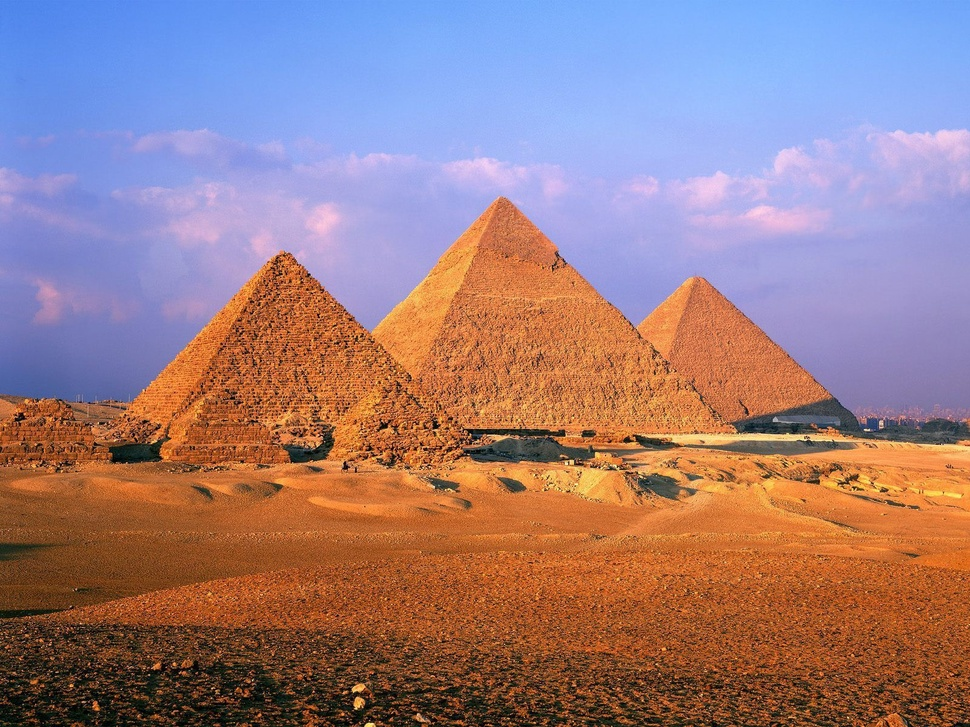
#> input picture images/Pyramids1.jpg, 970 x 727 px, shrunk from 1600 x 1200 before the run
$ python regionGrowing_test.py   (Python 2 division)
#> lines starting #> are read from the running program, lines starting #| are printed output that depends on the picture; after the words box and inside, x2 and y2 are one past the last pixel; in counts of white or black regions, pixels touching at a corner belong together
import cv2
import numpy as np
# just for test
# [70 lines left out: functions get8n, region_growing, on_mouse, not called in this run]

clicks = []
image = cv2.imread('images/Pyramids1.jpg', 0)
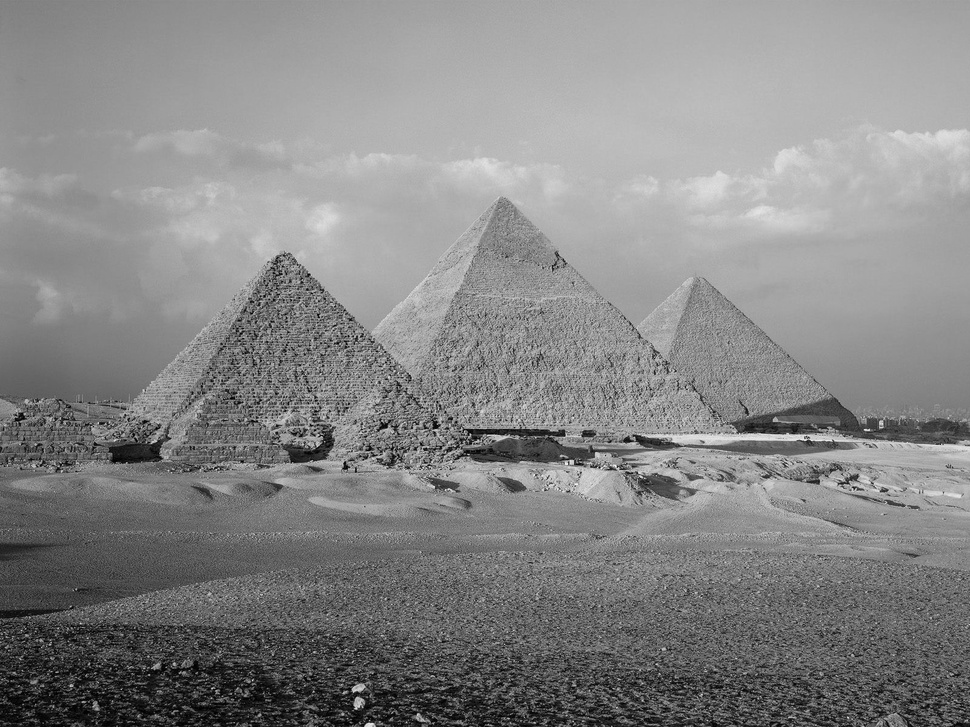
#> image: shape (727, 970); min 0, max 249, mean 134.4
ret, img = cv2.threshold(image, 150, 255, cv2.THRESH_BINARY)
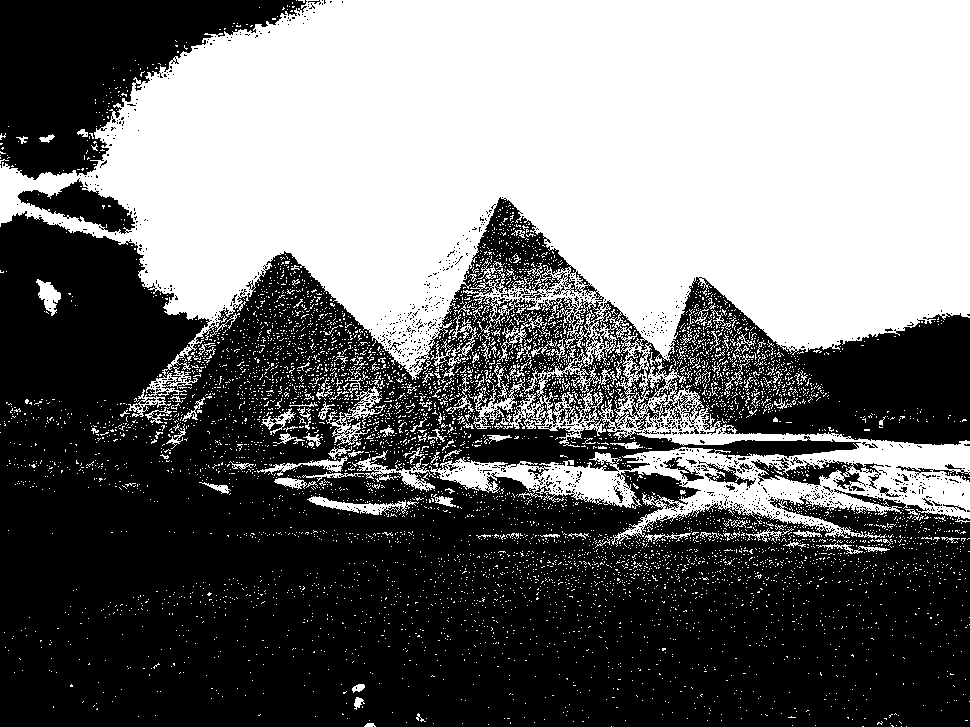
#> img: shape (727, 970); 44.7% white; 6220 white regions (6053 under 20 px), largest, box (x1, y1, x2, y2) and area: (0, 0, 970, 547) 287013, (302, 450, 436, 492) 1002, (326, 386, 386, 446) 892
cv2.namedWindow('Input')
cv2.setMouseCallback('Input', on_mouse, 0, )
cv2.imshow('Input', image)
cv2.waitKey()
#> (the run stopped early here; a loop or call above may not have finished)
